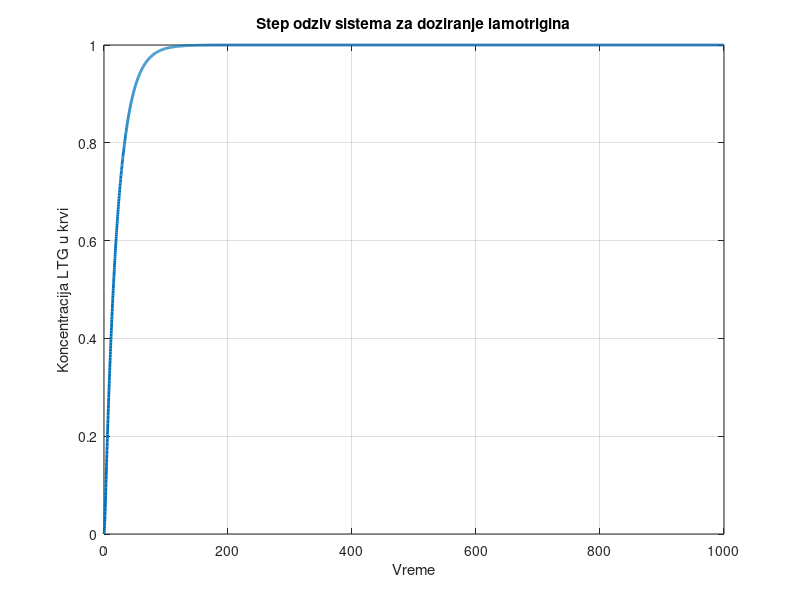

Write the MATLAB code that produced this figure.
pkg load control

% funkcija prenosa
G = tf(0.0125, [1, 1.025, 0.025])

% konstante
T1 = 40;
T2 = 1;
K = 0.5;

% promenljiva konstanta
tau = 20;

Ti = min(T1, 4*(tau + T2));
kc = T1 / (K * (tau + T2));

% parametri regulatora
kp = kc;
ki = kc / Ti;

% funkcija prenosa regulatora
Greg = tf([kp, ki], [1, 0])

% povratna sprega
Wpp = feedback((Greg * G), 1)

% odziv i ispis odziva
t = linspace(0, 1000, 5000);
[y, t] = step(Wpp, t);

figure;
plot(t, y, 'LineWidth', 2);
grid on;

title('Step odziv sistema za doziranje lamotrigina');
xlabel('Vreme');
ylabel('Koncentracija LTG u krvi');
